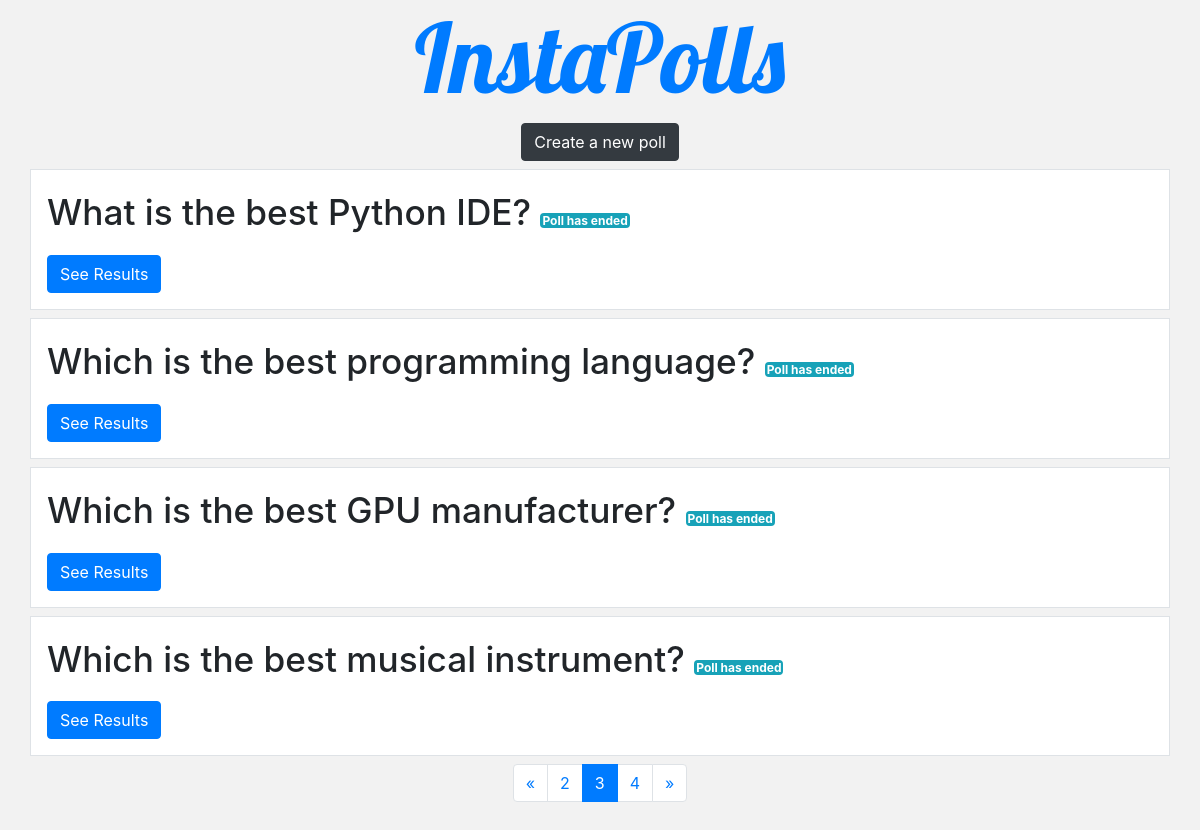
Screenshot of /home/?page=3 with the database file from the repository.
### Polls/models.py (models this page shows, shortened)
class Question(models.Model):
    question = models.CharField(max_length=300)
    id = models.AutoField(primary_key=True)
    date_published = models.DateTimeField(default=datetime.now)
    expired = models.BooleanField(default=False)
    class Meta:
        ordering = ['-date_published']

### Polls/views.py (the view)
# urls.py: 2. Add a URL to urlpatterns:  path('', views.home, name='home')
def home(request):
    questions = Question.objects.all().order_by('-date_published')
    calculate_time_difference(questions)
    paginator = Paginator(questions,4)
    page = request.GET.get('page')
    questions_list= paginator.get_page(page)
    return render(request,'Polls/home.html',{'questions':questions_list})

### Polls/views.py (called while the page is built)
def calculate_time_difference(questions):
    for i in questions:
        current_time=datetime.now()
        if abs(current_time.hour-i.date_published.hour) == 1:
            if current_time.minute>i.date_published.minute:
                i.expired=True
        elif abs(current_time.hour-i.date_published.hour)>1:
            i.expired = True
        i.save()

### Polls/templates/Polls/home.html (shortened to what this page needs)
{% extends 'Polls/base.html' %}
{% block content %}
    <div class=" d-flex justify-content-center mb-2">
                <a href="{% url 'create-question' %}" class="btn btn-dark">Create a new poll</a>
    </div>
    <div >
        {% for question in questions %}
        <div class="row media media-body-color border p-3 mb-2">
            <div class="col-12">
                <div class="row">
                    <p style="font-size:2.2em;font-weight:500;"  >
                    {{question.question}}
                    {% if  question.expired %}
                    <span class="badge badge-info" style="height:15px;font-size:12px;padding:2px">Poll has ended</span>
                    {% endif %}
                    </p>
                </div>
                <div class="row">
                    <a href="{%url 'results' question.id %}" class="btn btn-primary mr-2">See Results</a>
                </div>
            </div>
        </div>
        {% endfor%}
    </div>
    {% if questions.has_other_pages %}
<div class="d-flex justify-content-center mb-4">
        <nav aria-label="Page navigation example ">
          <ul class="pagination">
            <li class="page-item">
              <a class="page-link" href="?page=1" aria-label="Previous">
                <span aria-hidden="true">&laquo;</span>
              </a>
            </li>
              {% for num in questions.paginator.page_range %}
                {% if questions.number == num %}
                    <li class="page-item active"><a class="page-link" href="?page={{num}}">{{num}}</a></li>
                {% elif num > questions.number|add:'-2' and num < questions.number|add:'2' %}
                    <li class="page-item"><a class="page-link" href="?page={{num}}">{{num}}</a></li>
                {% endif %}
              {% endfor %}
            <li class="page-item">
              <a class="page-link" href="?page={{questions.paginator.num_pages}}" aria-label="Next">
                <span aria-hidden="true">&raquo;</span>
              </a>
            </li>
          </ul>
        </nav>
    {% endif %}
</div>
{% endblock content%}

### Polls/static/Polls/main.css (style rules this page uses)
.media-body-color { background-color: #ffffff; }

### rows the page displays
Question: question "What is the best Python IDE?", expired "Poll has ended"
Question: question "Which is the best programming language?", expired "Poll has ended"
Question: question "Which is the best GPU manufacturer?", expired "Poll has ended"
Question: question "Which is the best musical instrument?", expired "Poll has ended"

### other values shown
{{ num }} "2" "4"
{{ num }} "3"
